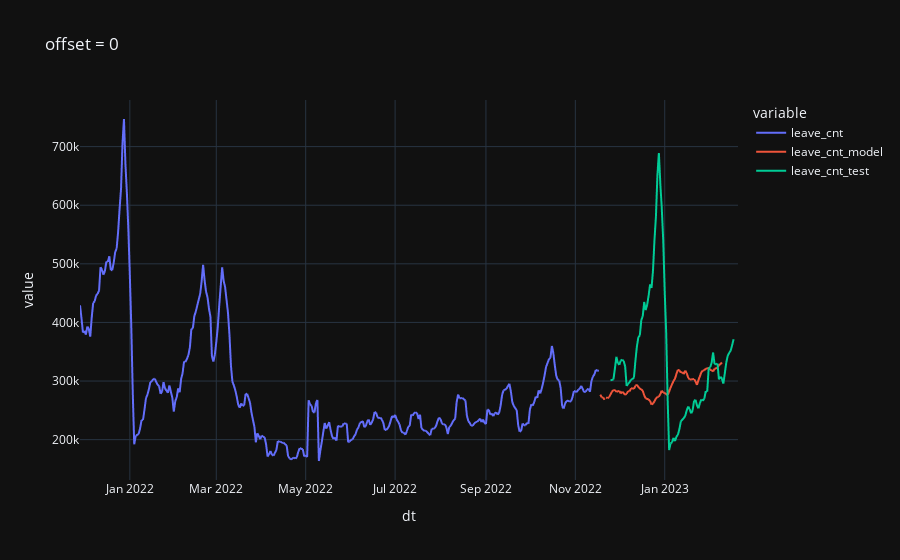
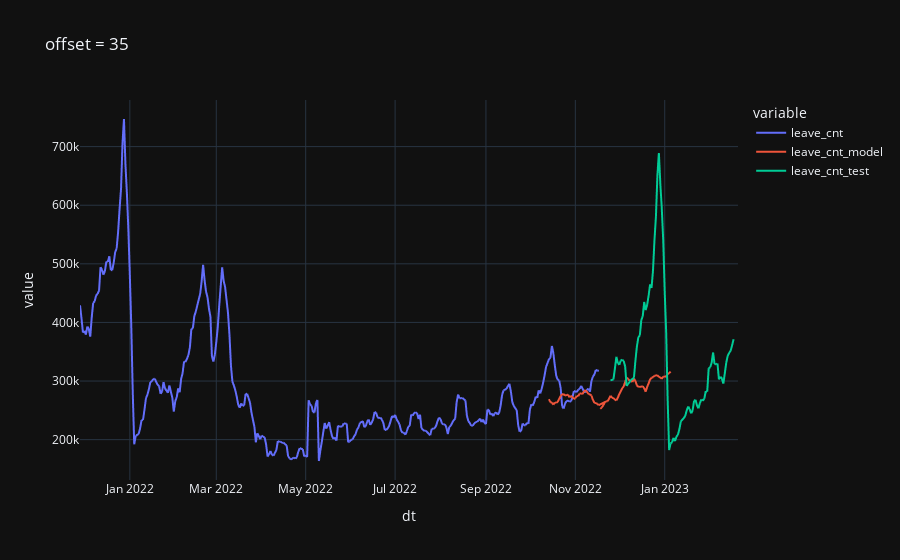
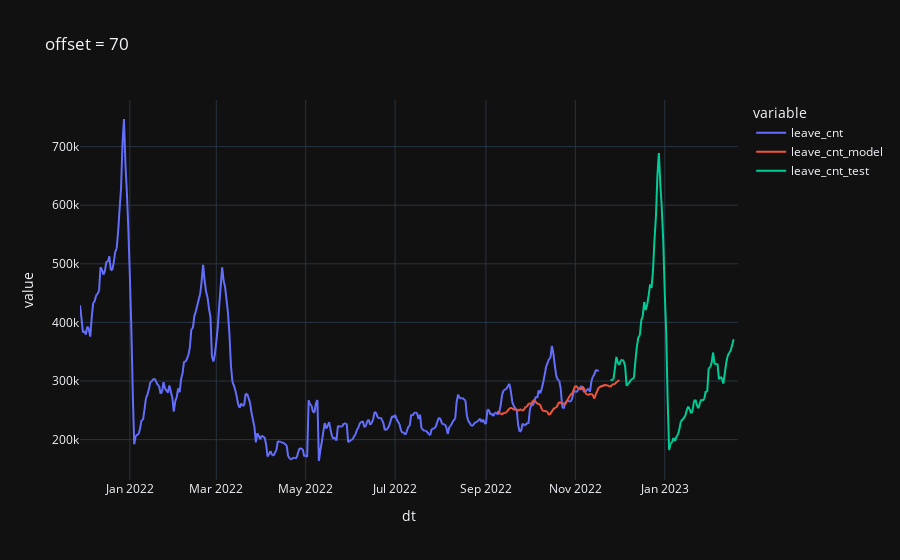
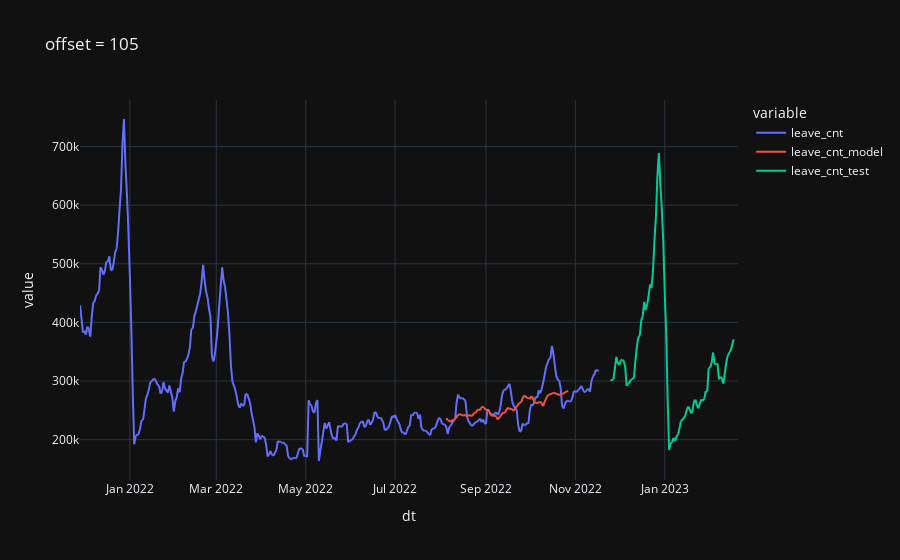

Notebook cell for these charts, in order:
### Code cell
x_shape = (len(data_norm.columns), HISTORY_SIZE)
x_elm = x_shape[0] * x_shape[1]
y_shape = (1, HORIZON_SIZE)
y_elm = y_shape[0] * y_shape[1]

def test_model(offset):
    out = data_norm.copy()
    # out = pd.concat([out, leave_test])
    # out['leave_cnt_test'] = leave_test['leave_cnt']
    tx = out.copy().iloc[len(data_norm) - offset - HISTORY_SIZE:len(data_norm) - offset]
    # tx['enter_cnt'] /= enter_std
    # tx['leave_cnt'] /= leave_std
    # tx['search_cnt'] /= search_std
    mx = tx.values.reshape((1, x_elm))
    my = model.predict(mx)
    my = my.reshape(y_shape).transpose()
    ty = pd.DataFrame(my)
    ty_index = pd.date_range(tx.index[-1] + pd.DateOffset(1), tx.index[-1] + pd.DateOffset(HORIZON_SIZE), freq='D')
    # ty = pd.DataFrame({ 'dt': ty_index, 'enter_cnt': ty[0] }).set_index('dt')
    ty = pd.DataFrame({ 'dt': ty_index, 'leave_cnt': ty[0] }).set_index('dt')
    # ty['enter_cnt'] *= enter_std
    ty['leave_cnt'] *= leave_std
    out['leave_cnt'] *= leave_std
    out = pd.concat([out, leave_test_smooth])
    out = out.merge(ty, on='dt', how='outer', suffixes=['', '_model'])

    res = out
    # px.line(res, y=['enter_cnt', 'enter_cnt_model'], title=f"offset = {offset}").show()
    px.line(res, y=['leave_cnt', 'leave_cnt_model', 'leave_cnt_test'], title=f"offset = {offset}").show()

test_model(0*7)
test_model(5*7)
test_model(10*7)
test_model(15*7)
test_model(20*7)
test_model(25*7)
test_model(30*7)
test_model(35*7)

### Figure 1 — Plotly figure (JSON) as saved in the notebook; plotly's stock layout.template omitted (floating-point values rounded to 4 significant figures; data arrays with more than 128 entries replaced by an {"elided": "..."} marker saying what was removed)
{"data": [{"hovertemplate": "variable=leave_cnt<br>dt=%{x}<br>value=%{y}<extra></extra>", "legendgroup": "leave_cnt", "line": {"color": "#636efa", "dash": "solid"}, "marker": {"symbol": "circle"}, "mode": "lines", "name": "leave_cnt", "showlegend": true, "x": {"elided": "450 str values"}, "xaxis": "x", "y": {"elided": "450 float values"}, "yaxis": "y", "type": "scattergl"}, {"hovertemplate": "variable=leave_cnt_model<br>dt=%{x}<br>value=%{y}<extra></extra>", "legendgroup": "leave_cnt_model", "line": {"color": "#EF553B", "dash": "solid"}, "marker": {"symbol": "circle"}, "mode": "lines", "name": "leave_cnt_model", "showlegend": true, "x": {"elided": "450 str values"}, "xaxis": "x", "y": {"elided": "450 float values"}, "yaxis": "y", "type": "scattergl"}, {"hovertemplate": "variable=leave_cnt_test<br>dt=%{x}<br>value=%{y}<extra></extra>", "legendgroup": "leave_cnt_test", "line": {"color": "#00cc96", "dash": "solid"}, "marker": {"symbol": "circle"}, "mode": "lines", "name": "leave_cnt_test", "showlegend": true, "x": {"elided": "450 str values"}, "xaxis": "x", "y": {"elided": "450 float values"}, "yaxis": "y", "type": "scattergl"}], "layout": {"xaxis": {"anchor": "y", "domain": [0.0, 1.0], "title": {"text": "dt"}}, "yaxis": {"anchor": "x", "domain": [0.0, 1.0], "title": {"text": "value"}}, "legend": {"title": {"text": "variable"}, "tracegroupgap": 0}, "title": {"text": "offset = 0"}}}

### Figure 2 — Plotly figure (JSON) as saved in the notebook; plotly's stock layout.template omitted (floating-point values rounded to 4 significant figures; data arrays with more than 128 entries replaced by an {"elided": "..."} marker saying what was removed)
{"data": [{"hovertemplate": "variable=leave_cnt<br>dt=%{x}<br>value=%{y}<extra></extra>", "legendgroup": "leave_cnt", "line": {"color": "#636efa", "dash": "solid"}, "marker": {"symbol": "circle"}, "mode": "lines", "name": "leave_cnt", "showlegend": true, "x": {"elided": "450 str values"}, "xaxis": "x", "y": {"elided": "450 float values"}, "yaxis": "y", "type": "scattergl"}, {"hovertemplate": "variable=leave_cnt_model<br>dt=%{x}<br>value=%{y}<extra></extra>", "legendgroup": "leave_cnt_model", "line": {"color": "#EF553B", "dash": "solid"}, "marker": {"symbol": "circle"}, "mode": "lines", "name": "leave_cnt_model", "showlegend": true, "x": {"elided": "450 str values"}, "xaxis": "x", "y": {"elided": "450 float values"}, "yaxis": "y", "type": "scattergl"}, {"hovertemplate": "variable=leave_cnt_test<br>dt=%{x}<br>value=%{y}<extra></extra>", "legendgroup": "leave_cnt_test", "line": {"color": "#00cc96", "dash": "solid"}, "marker": {"symbol": "circle"}, "mode": "lines", "name": "leave_cnt_test", "showlegend": true, "x": {"elided": "450 str values"}, "xaxis": "x", "y": {"elided": "450 float values"}, "yaxis": "y", "type": "scattergl"}], "layout": {"xaxis": {"anchor": "y", "domain": [0.0, 1.0], "title": {"text": "dt"}}, "yaxis": {"anchor": "x", "domain": [0.0, 1.0], "title": {"text": "value"}}, "legend": {"title": {"text": "variable"}, "tracegroupgap": 0}, "title": {"text": "offset = 35"}}}

### Figure 3 — Plotly figure (JSON) as saved in the notebook; plotly's stock layout.template omitted (floating-point values rounded to 4 significant figures; data arrays with more than 128 entries replaced by an {"elided": "..."} marker saying what was removed)
{"data": [{"hovertemplate": "variable=leave_cnt<br>dt=%{x}<br>value=%{y}<extra></extra>", "legendgroup": "leave_cnt", "line": {"color": "#636efa", "dash": "solid"}, "marker": {"symbol": "circle"}, "mode": "lines", "name": "leave_cnt", "showlegend": true, "x": {"elided": "450 str values"}, "xaxis": "x", "y": {"elided": "450 float values"}, "yaxis": "y", "type": "scattergl"}, {"hovertemplate": "variable=leave_cnt_model<br>dt=%{x}<br>value=%{y}<extra></extra>", "legendgroup": "leave_cnt_model", "line": {"color": "#EF553B", "dash": "solid"}, "marker": {"symbol": "circle"}, "mode": "lines", "name": "leave_cnt_model", "showlegend": true, "x": {"elided": "450 str values"}, "xaxis": "x", "y": {"elided": "450 float values"}, "yaxis": "y", "type": "scattergl"}, {"hovertemplate": "variable=leave_cnt_test<br>dt=%{x}<br>value=%{y}<extra></extra>", "legendgroup": "leave_cnt_test", "line": {"color": "#00cc96", "dash": "solid"}, "marker": {"symbol": "circle"}, "mode": "lines", "name": "leave_cnt_test", "showlegend": true, "x": {"elided": "450 str values"}, "xaxis": "x", "y": {"elided": "450 float values"}, "yaxis": "y", "type": "scattergl"}], "layout": {"xaxis": {"anchor": "y", "domain": [0.0, 1.0], "title": {"text": "dt"}}, "yaxis": {"anchor": "x", "domain": [0.0, 1.0], "title": {"text": "value"}}, "legend": {"title": {"text": "variable"}, "tracegroupgap": 0}, "title": {"text": "offset = 70"}}}

### Figure 4 — Plotly figure (JSON) as saved in the notebook; plotly's stock layout.template omitted (floating-point values rounded to 4 significant figures; data arrays with more than 128 entries replaced by an {"elided": "..."} marker saying what was removed)
{"data": [{"hovertemplate": "variable=leave_cnt<br>dt=%{x}<br>value=%{y}<extra></extra>", "legendgroup": "leave_cnt", "line": {"color": "#636efa", "dash": "solid"}, "marker": {"symbol": "circle"}, "mode": "lines", "name": "leave_cnt", "showlegend": true, "x": {"elided": "446 str values"}, "xaxis": "x", "y": {"elided": "446 float values"}, "yaxis": "y", "type": "scattergl"}, {"hovertemplate": "variable=leave_cnt_model<br>dt=%{x}<br>value=%{y}<extra></extra>", "legendgroup": "leave_cnt_model", "line": {"color": "#EF553B", "dash": "solid"}, "marker": {"symbol": "circle"}, "mode": "lines", "name": "leave_cnt_model", "showlegend": true, "x": {"elided": "446 str values"}, "xaxis": "x", "y": {"elided": "446 float values"}, "yaxis": "y", "type": "scattergl"}, {"hovertemplate": "variable=leave_cnt_test<br>dt=%{x}<br>value=%{y}<extra></extra>", "legendgroup": "leave_cnt_test", "line": {"color": "#00cc96", "dash": "solid"}, "marker": {"symbol": "circle"}, "mode": "lines", "name": "leave_cnt_test", "showlegend": true, "x": {"elided": "446 str values"}, "xaxis": "x", "y": {"elided": "446 float values"}, "yaxis": "y", "type": "scattergl"}], "layout": {"xaxis": {"anchor": "y", "domain": [0.0, 1.0], "title": {"text": "dt"}}, "yaxis": {"anchor": "x", "domain": [0.0, 1.0], "title": {"text": "value"}}, "legend": {"title": {"text": "variable"}, "tracegroupgap": 0}, "title": {"text": "offset = 105"}}}
